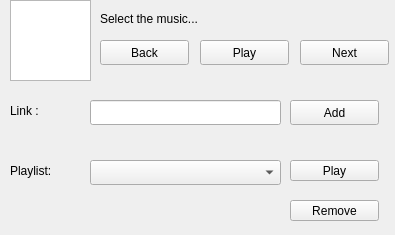
<?xml version="1.0" encoding="UTF-8"?>
<ui version="4.0">
 <class>player</class>
 <widget class="QWidget" name="player">
  <property name="windowModality">
   <enum>Qt::WindowModal</enum>
  </property>
  <property name="enabled">
   <bool>true</bool>
  </property>
  <property name="geometry">
   <rect>
    <x>0</x>
    <y>0</y>
    <width>395</width>
    <height>235</height>
   </rect>
  </property>
  <property name="sizePolicy">
   <sizepolicy hsizetype="Fixed" vsizetype="Fixed">
    <horstretch>0</horstretch>
    <verstretch>0</verstretch>
   </sizepolicy>
  </property>
  <property name="windowTitle">
   <string>Youtube Player</string>
  </property>
  <widget class="QPushButton" name="backButton">
   <property name="geometry">
    <rect>
     <x>100</x>
     <y>40</y>
     <width>89</width>
     <height>25</height>
    </rect>
   </property>
   <property name="text">
    <string>Back</string>
   </property>
  </widget>
  <widget class="QPushButton" name="nextButton">
   <property name="geometry">
    <rect>
     <x>300</x>
     <y>40</y>
     <width>89</width>
     <height>25</height>
    </rect>
   </property>
   <property name="text">
    <string>Next</string>
   </property>
  </widget>
  <widget class="QPushButton" name="actionButton">
   <property name="geometry">
    <rect>
     <x>200</x>
     <y>40</y>
     <width>89</width>
     <height>25</height>
    </rect>
   </property>
   <property name="text">
    <string>Play</string>
   </property>
  </widget>
  <widget class="QLabel" name="videoTitle">
   <property name="geometry">
    <rect>
     <x>100</x>
     <y>10</y>
     <width>181</width>
     <height>17</height>
    </rect>
   </property>
   <property name="text">
    <string>Select the music...</string>
   </property>
  </widget>
  <widget class="QGraphicsView" name="thumbnail">
   <property name="geometry">
    <rect>
     <x>10</x>
     <y>0</y>
     <width>81</width>
     <height>81</height>
    </rect>
   </property>
  </widget>
  <widget class="QLineEdit" name="linkAdd">
   <property name="geometry">
    <rect>
     <x>90</x>
     <y>100</y>
     <width>191</width>
     <height>25</height>
    </rect>
   </property>
  </widget>
  <widget class="QPushButton" name="addButton">
   <property name="geometry">
    <rect>
     <x>290</x>
     <y>100</y>
     <width>89</width>
     <height>25</height>
    </rect>
   </property>
   <property name="text">
    <string>Add</string>
   </property>
  </widget>
  <widget class="QLabel" name="label">
   <property name="geometry">
    <rect>
     <x>10</x>
     <y>100</y>
     <width>67</width>
     <height>21</height>
    </rect>
   </property>
   <property name="text">
    <string>Link :</string>
   </property>
  </widget>
  <widget class="QComboBox" name="comboBox">
   <property name="geometry">
    <rect>
     <x>90</x>
     <y>160</y>
     <width>191</width>
     <height>25</height>
    </rect>
   </property>
  </widget>
  <widget class="QPushButton" name="playButton">
   <property name="geometry">
    <rect>
     <x>290</x>
     <y>160</y>
     <width>89</width>
     <height>21</height>
    </rect>
   </property>
   <property name="text">
    <string>Play</string>
   </property>
  </widget>
  <widget class="QPushButton" name="removeButton">
   <property name="geometry">
    <rect>
     <x>290</x>
     <y>200</y>
     <width>89</width>
     <height>21</height>
    </rect>
   </property>
   <property name="text">
    <string>Remove</string>
   </property>
  </widget>
  <widget class="QLabel" name="label_2">
   <property name="geometry">
    <rect>
     <x>10</x>
     <y>160</y>
     <width>67</width>
     <height>21</height>
    </rect>
   </property>
   <property name="text">
    <string>Playlist:</string>
   </property>
  </widget>
 </widget>
 <resources/>
 <connections/>
</ui>
